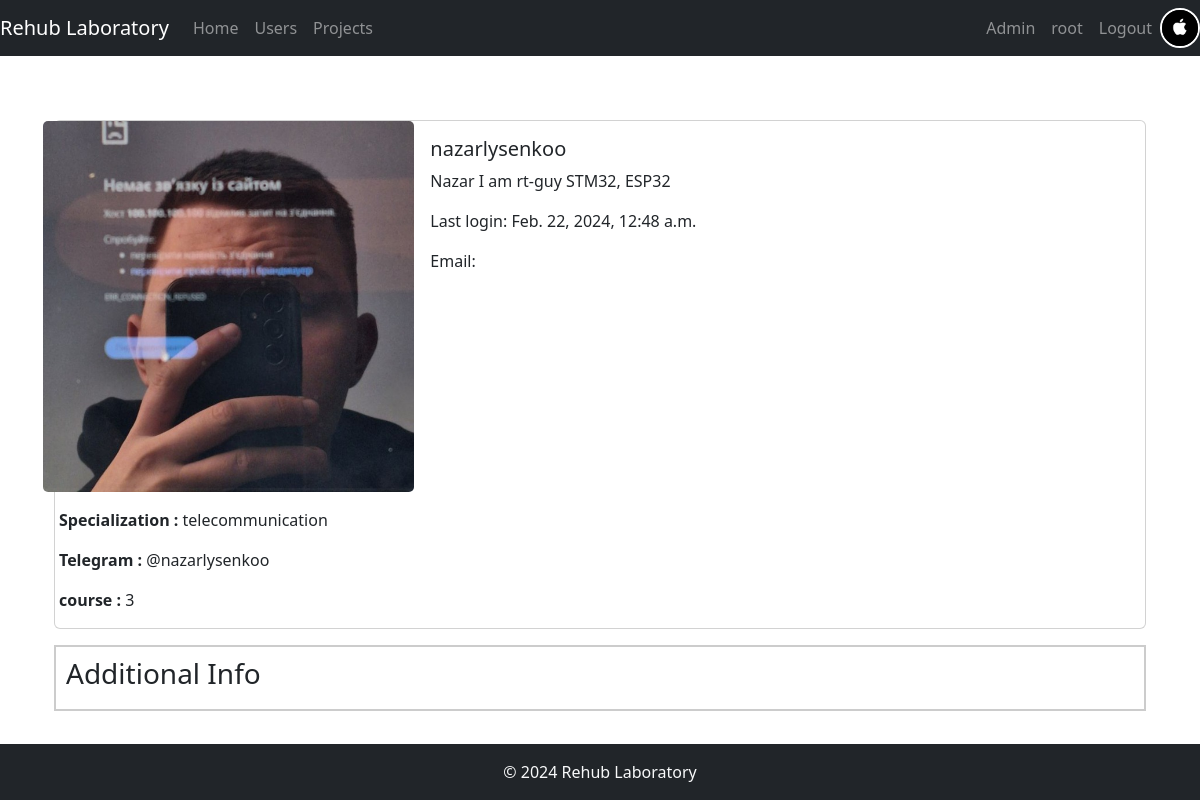
Page /show_profile/nazarlysenkoo (signed in) on the committed database.
### forum/models.py (models this page shows, shortened)
class CustomUser(AbstractUser):
    slug = AutoSlugField(populate_from='username',null= True)
    photo = models.ImageField(upload_to='user_photos/', null=True, blank=True)
    specialization = models.CharField(max_length=100,null=True)
    telegram = models.CharField(max_length=100,null=True)
    course = models.IntegerField(null = True)
    description_profile = models.TextField(null=True)

### forum/views.py (the view)
# urls.py: path('show_profile/<slug:slug>',ShowProfile.as_view(),name='profile'),
class ShowProfile(UserMixin,DetailView):
    model = CustomUser
    template_name = 'forum/profile.html'
    context_object_name = 'profile_data'
    def get(self, request, *args, **kwargs):
        user_details = self.get_user_details_by_slug(self.kwargs.get('slug'))
        requested_user = user_details['current_account']
        if requested_user == request.user:
            return redirect('myprofile')
        self.object = requested_user
        return super().get(request, *args, **kwargs)
    def get_context_data(self, **kwargs):
        context = super().get_context_data(**kwargs)
        context['current_photo_profile'] = self.get_user_details_by_slug(self.kwargs.get('slug', None))['current_photo']
        context.update(self.get_user_details_by_slug(self.kwargs.get('slug', None)))
        if self.request.user.id != None:
            context['current_photo'] = self.get_user_details_by_id(self.request.user.id)['current_photo']
        return context

### forum/utils.py (called while the page is built)
    def _get_user_details(self, user):
        return {
            'current_account': user,
            'current_photo': user.photo,
            'user_projects': user.user_projects.all(),
            'username': user.username
        }

    def get_user_details_by_id(self, user_identifier):
        user = get_object_or_404(CustomUser, pk=user_identifier)
        return self._get_user_details(user)

    def get_user_details_by_slug(self, user_identifier):
        user = get_object_or_404(CustomUser, username=user_identifier)
        return self._get_user_details(user)

### forum/templates/forum/profile.html (shortened to what this page needs)
{% extends 'forum/base.html' %}
{% block content %}
<div class="container-fluid">
    <div class="row my-3 profile-section">
        <div class="col-md-12">
            <div class="card mb-3">
                <div class="row no-gutters">
                    <div class="col-md-4">
                        <img src="{{current_photo_profile.url}}" class="card-img" alt="John Doe">
                        <div class="card-body">
                            <p class="card-text"><strong>Specialization : </strong>{{current_account.specialization}}</p>
                            <p class="card-text"><strong>Telegram : </strong>{{current_account.telegram}}</p>
                            <p class="card-text"><strong>course : </strong>{{current_account.course}}</p>
                        </div>
                    </div>
                    <div class="col-md-8">
                        <div class="card-body">
                            <h5 class="card-title">{{current_account.username}}</h5>
                            <p class="card-text">{{current_account.description_profile}}</p>
                            <p class="card-text">Last login: {{current_account.last_login}}</p>
                            <p class="card-text">Email: {{current_account.email}}</p>
                        </div>
                    </div>
                </div>
            </div>
            <div class="projects-section">
                <h3>Additional Info</h3>
            </div>
        </div>
    </div>
</div>
{% endblock %}

### forum/templates/forum/base.html (shortened to what this page needs)
{% load static %}
<!DOCTYPE html>
<html lang="en">
<head>
    <link rel="stylesheet" href="https://stackpath.bootstrapcdn.com/bootstrap/4.5.2/css/bootstrap.min.css">
    <link type="text/css" href="{% static 'forum/css/style.css' %}" rel="stylesheet"/>
    <link type="text/css"  href="{% static 'forum/css/projects.css' %}" rel="stylesheet">
    <link type="text/css"  href="{% static 'forum/css/addproject.css' %}" rel="stylesheet">
    <link rel="stylesheet" href="https://cdnjs.cloudflare.com/ajax/libs/font-awesome/5.15.3/css/all.min.css">
    {% load bootstrap5 %}
    {% bootstrap_css %}
</head>
<body>
<nav class="navbar navbar-expand-lg navbar-dark bg-dark navbar-custom">
  <a class="navbar-brand" href="/">Rehub Laboratory</a>
  <ul class="navbar-nav mr-auto">
    <li class="nav-item">
      <a class="nav-link" href="/">Home</a>
    </li>
    <li class="nav-item">
      <a class="nav-link" href="/users/">Users</a>
    </li>
    <li class="nav-item">
        <a class="nav-link" href="/projects/">Projects</a>
    </li>
  </ul>
  <div class="collapse navbar-collapse" id="navbarNav">
    <ul class="navbar-nav ml-auto">
      {% if user.is_superuser%}
      <li class="nav-item">
        <a class="nav-link" href="/admin/">Admin</a>
      </li>
      {% endif %}
      {% if request.user.is_authenticated %}
      <li class="nav-item">
        <a class="nav-link" href="/myprofile/">{{user.username}}</a>
      </li>
      <li class="nav-item">
        <a class="nav-link" href="/logout/">Logout</a>
      </li>
      {% endif %}
      {% if request.user.is_authenticated %}
      <li class="nav-item">
        <a href="/myprofile/"><img src="{{current_photo.url}}" alt="{{ user.username }}'s photo" style="width:40px; height:40px; border-radius: 50%; border: 2px solid white;"></a>
      </li>
      {% endif %}
    </ul>
  </div>
</nav>
<main class="container mt-5">
    {% block content %}
    {% endblock %}
</main>
<footer class="bg-dark text-light text-center py-3">
    <div class="container">
        &copy; 2024 Rehub Laboratory
    </div>
</footer>
</body>
</html>

### forum/static/forum/css/style.css (style rules this page uses)
body { display: flex; flex-direction: column; min-height: 100vh; }
main { flex: 1; }
.navbar-custom .navbar-nav .nav-link { border-radius: 5px; transition: background-color 0.3s ease-in-out, border-radius 0.3s ease-in-out; }
.projects-section { border: 2px solid #ccc; padding: 10px; max-height: 600px; overflow-y: auto; }
.card { margin-bottom: 5px; }

### forum/static/forum/css/projects.css (style rules this page uses)
.card-title { display: block; }

### rows in the picture
CustomUser: username "root"
CustomUser: specialization "telecommunication", telegram "@nazarlysenkoo", course "3", username "nazarlysenkoo", description_profile "Nazar I am rt-guy STM32, ESP32", last_login "Feb. 22, 2024, 12:48 a.m."
